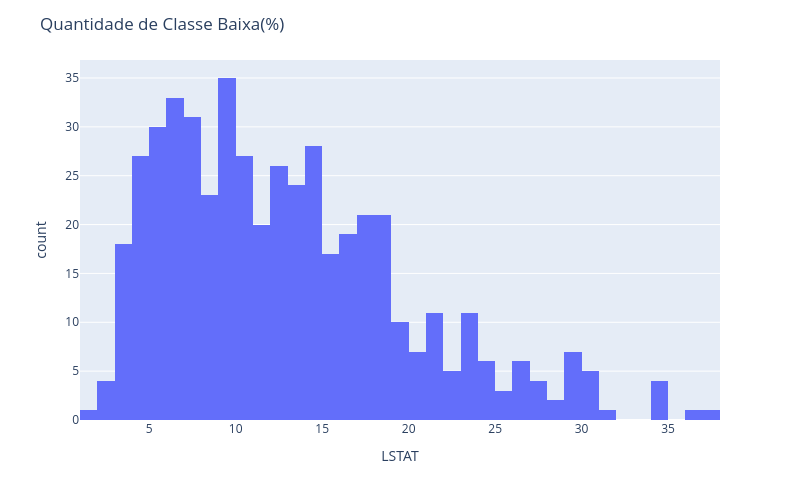

Notebook source saved alongside this figure:
### Code cell
hist = px.histogram(df, x="LSTAT", nbins=60)
hist.update_layout(width=800, height=500, title_text="Quantidade de Classe Baixa(%)")
hist.show()

### Figure 1 — Plotly figure (JSON) as saved in the notebook; plotly's stock layout.template omitted (floating-point values rounded to 4 significant figures; data arrays with more than 128 entries replaced by an {"elided": "..."} marker saying what was removed)
{"data": [{"alignmentgroup": "True", "bingroup": "x", "hovertemplate": "LSTAT=%{x}<br>count=%{y}<extra></extra>", "legendgroup": "", "marker": {"color": "#636efa", "pattern": {"shape": ""}}, "name": "", "nbinsx": 60, "offsetgroup": "", "orientation": "v", "showlegend": false, "type": "histogram", "x": {"elided": "489 float values"}, "xaxis": "x", "yaxis": "y"}], "layout": {"barmode": "relative", "height": 500, "legend": {"tracegroupgap": 0}, "margin": {"t": 60}, "title": {"text": "Quantidade de Classe Baixa(%)"}, "width": 800, "xaxis": {"anchor": "y", "domain": [0, 1], "title": {"text": "LSTAT"}}, "yaxis": {"anchor": "x", "domain": [0, 1], "title": {"text": "count"}}}}
